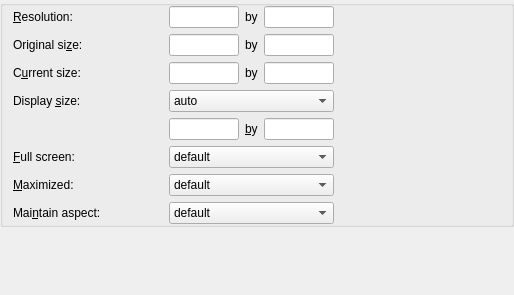
<?xml version="1.0" encoding="UTF-8"?>
<ui version="4.0">
 <class>KPlayerPropertiesSizePage</class>
 <widget class="QFrame" name="KPlayerPropertiesSizePage">
  <property name="geometry">
   <rect>
    <x>0</x>
    <y>0</y>
    <width>514</width>
    <height>295</height>
   </rect>
  </property>
  <property name="frameShape">
   <enum>QFrame::NoFrame</enum>
  </property>
  <property name="frameShadow">
   <enum>QFrame::Plain</enum>
  </property>
  <property name="lineWidth">
   <number>0</number>
  </property>
  <layout class="QGridLayout">
   <item row="0" column="0">
    <widget class="QGroupBox" name="groupBox1">
     <property name="sizePolicy">
      <sizepolicy hsizetype="Preferred" vsizetype="Preferred">
       <horstretch>0</horstretch>
       <verstretch>0</verstretch>
      </sizepolicy>
     </property>
     <layout class="QVBoxLayout">
      <property name="leftMargin">
       <number>10</number>
      </property>
      <item>
       <layout class="QGridLayout">
        <item row="0" column="0">
         <widget class="QLabel" name="l_resolution">
          <property name="toolTip">
           <string>Video resolution in pixels</string>
          </property>
          <property name="whatsThis">
           <string>Property that shows the video resolution in pixels.</string>
          </property>
          <property name="text">
           <string>&amp;Resolution:</string>
          </property>
          <property name="alignment">
           <set>Qt::AlignLeading|Qt::AlignLeft|Qt::AlignVCenter</set>
          </property>
          <property name="wordWrap">
           <bool>false</bool>
          </property>
          <property name="buddy">
           <cstring>c_resolution_width</cstring>
          </property>
         </widget>
        </item>
        <item row="0" column="1">
         <widget class="KLineEdit" name="c_resolution_width">
          <property name="maximumSize">
           <size>
            <width>70</width>
            <height>32767</height>
           </size>
          </property>
          <property name="toolTip">
           <string>Video resolution in pixels</string>
          </property>
          <property name="whatsThis">
           <string>Property that shows the video resolution in pixels.</string>
          </property>
          <property name="readOnly">
           <bool>true</bool>
          </property>
         </widget>
        </item>
        <item row="0" column="2">
         <widget class="QLabel" name="l_resolution_by">
          <property name="toolTip">
           <string>Video resolution in pixels</string>
          </property>
          <property name="whatsThis">
           <string>Property that shows the video resolution in pixels.</string>
          </property>
          <property name="text">
           <string>by</string>
          </property>
          <property name="alignment">
           <set>Qt::AlignLeading|Qt::AlignLeft|Qt::AlignVCenter</set>
          </property>
          <property name="wordWrap">
           <bool>false</bool>
          </property>
         </widget>
        </item>
        <item row="0" column="3">
         <widget class="KLineEdit" name="c_resolution_height">
          <property name="maximumSize">
           <size>
            <width>70</width>
            <height>32767</height>
           </size>
          </property>
          <property name="toolTip">
           <string>Video resolution in pixels</string>
          </property>
          <property name="whatsThis">
           <string>Property that shows the video resolution in pixels.</string>
          </property>
          <property name="readOnly">
           <bool>true</bool>
          </property>
         </widget>
        </item>
        <item row="1" column="0">
         <widget class="QLabel" name="l_original_size">
          <property name="toolTip">
           <string>Original video size in pixels</string>
          </property>
          <property name="whatsThis">
           <string>Property that shows the original video size in pixels.</string>
          </property>
          <property name="text">
           <string>Original si&amp;ze:</string>
          </property>
          <property name="alignment">
           <set>Qt::AlignLeading|Qt::AlignLeft|Qt::AlignVCenter</set>
          </property>
          <property name="wordWrap">
           <bool>false</bool>
          </property>
          <property name="buddy">
           <cstring>c_original_width</cstring>
          </property>
         </widget>
        </item>
        <item row="1" column="1">
         <widget class="KLineEdit" name="c_original_width">
          <property name="maximumSize">
           <size>
            <width>70</width>
            <height>32767</height>
           </size>
          </property>
          <property name="toolTip">
           <string>Original video size in pixels</string>
          </property>
          <property name="whatsThis">
           <string>Property that shows the original video size in pixels.</string>
          </property>
          <property name="readOnly">
           <bool>true</bool>
          </property>
         </widget>
        </item>
        <item row="1" column="2">
         <widget class="QLabel" name="l_original_by">
          <property name="toolTip">
           <string>Original video size in pixels</string>
          </property>
          <property name="whatsThis">
           <string>Property that shows the original video size in pixels.</string>
          </property>
          <property name="text">
           <string>by</string>
          </property>
          <property name="alignment">
           <set>Qt::AlignLeading|Qt::AlignLeft|Qt::AlignVCenter</set>
          </property>
          <property name="wordWrap">
           <bool>false</bool>
          </property>
         </widget>
        </item>
        <item row="1" column="3">
         <widget class="KLineEdit" name="c_original_height">
          <property name="maximumSize">
           <size>
            <width>70</width>
            <height>32767</height>
           </size>
          </property>
          <property name="toolTip">
           <string>Original video size in pixels</string>
          </property>
          <property name="whatsThis">
           <string>Property that shows the original video size in pixels.</string>
          </property>
          <property name="readOnly">
           <bool>true</bool>
          </property>
         </widget>
        </item>
        <item row="2" column="0">
         <widget class="QLabel" name="l_current_size">
          <property name="toolTip">
           <string>Current video size in pixels</string>
          </property>
          <property name="whatsThis">
           <string>Property that shows the current video size in pixels.</string>
          </property>
          <property name="text">
           <string>C&amp;urrent size:</string>
          </property>
          <property name="alignment">
           <set>Qt::AlignLeading|Qt::AlignLeft|Qt::AlignVCenter</set>
          </property>
          <property name="wordWrap">
           <bool>false</bool>
          </property>
          <property name="buddy">
           <cstring>c_current_width</cstring>
          </property>
         </widget>
        </item>
        <item row="2" column="1">
         <widget class="KLineEdit" name="c_current_width">
          <property name="maximumSize">
           <size>
            <width>70</width>
            <height>32767</height>
           </size>
          </property>
          <property name="toolTip">
           <string>Current video size in pixels</string>
          </property>
          <property name="whatsThis">
           <string>Property that shows the current video size in pixels.</string>
          </property>
          <property name="readOnly">
           <bool>true</bool>
          </property>
         </widget>
        </item>
        <item row="2" column="2">
         <widget class="QLabel" name="l_current_by">
          <property name="toolTip">
           <string>Current video size in pixels</string>
          </property>
          <property name="whatsThis">
           <string>Property that shows the current video size in pixels.</string>
          </property>
          <property name="text">
           <string>by</string>
          </property>
          <property name="alignment">
           <set>Qt::AlignLeading|Qt::AlignLeft|Qt::AlignVCenter</set>
          </property>
          <property name="wordWrap">
           <bool>false</bool>
          </property>
         </widget>
        </item>
        <item row="2" column="3">
         <widget class="KLineEdit" name="c_current_height">
          <property name="maximumSize">
           <size>
            <width>70</width>
            <height>32767</height>
           </size>
          </property>
          <property name="toolTip">
           <string>Current video size in pixels</string>
          </property>
          <property name="whatsThis">
           <string>Property that shows the current video size in pixels.</string>
          </property>
          <property name="readOnly">
           <bool>true</bool>
          </property>
         </widget>
        </item>
        <item row="3" column="0">
         <widget class="QLabel" name="l_display_size">
          <property name="toolTip">
           <string>Initial video display size or aspect</string>
          </property>
          <property name="whatsThis">
           <string>Option to set initial video display size or aspect. Auto will choose the minimum of the native video size, available screen width or height. Set Size allows you to set a specific size, and Set Aspect lets you set a specific aspect. It is easier to set this property by resizing KPlayer window or choosing a size or aspect option from View menu while holding the Shift key down.</string>
          </property>
          <property name="text">
           <string>Display &amp;size:</string>
          </property>
          <property name="alignment">
           <set>Qt::AlignLeading|Qt::AlignLeft|Qt::AlignVCenter</set>
          </property>
          <property name="wordWrap">
           <bool>false</bool>
          </property>
          <property name="buddy">
           <cstring>c_display_size</cstring>
          </property>
         </widget>
        </item>
        <item row="3" column="1" colspan="3">
         <widget class="QComboBox" name="c_display_size">
          <property name="toolTip">
           <string>Initial video display size or aspect</string>
          </property>
          <property name="whatsThis">
           <string>Option to set initial video display size or aspect. Auto will choose the minimum of the native video size, available screen width or height. Set Size allows you to set a specific size, and Set Aspect lets you set a specific aspect. It is easier to set this property by resizing KPlayer window or choosing a size or aspect option from View menu while holding the Shift key down.</string>
          </property>
          <item>
           <property name="text">
            <string>auto</string>
           </property>
          </item>
          <item>
           <property name="text">
            <string>set size</string>
           </property>
          </item>
          <item>
           <property name="text">
            <string>set aspect</string>
           </property>
          </item>
         </widget>
        </item>
        <item row="4" column="1">
         <widget class="KLineEdit" name="c_display_width">
          <property name="maximumSize">
           <size>
            <width>70</width>
            <height>32767</height>
           </size>
          </property>
          <property name="toolTip">
           <string>Initial video display size or aspect</string>
          </property>
          <property name="whatsThis">
           <string>Option to set initial video display size or aspect. Auto will choose the minimum of the native video size, available screen width or height. Set Size allows you to set a specific size, and Set Aspect lets you set a specific aspect. It is easier to set this property by resizing KPlayer window or choosing a size or aspect option from View menu while holding the Shift key down.</string>
          </property>
         </widget>
        </item>
        <item row="4" column="2">
         <widget class="QLabel" name="l_display_by">
          <property name="toolTip">
           <string>Initial video display size or aspect</string>
          </property>
          <property name="whatsThis">
           <string>Option to set initial video display size or aspect. Auto will choose the minimum of the native video size, available screen width or height. Set Size allows you to set a specific size, and Set Aspect lets you set a specific aspect. It is easier to set this property by resizing KPlayer window or choosing a size or aspect option from View menu while holding the Shift key down.</string>
          </property>
          <property name="text">
           <string>&amp;by</string>
          </property>
          <property name="alignment">
           <set>Qt::AlignLeading|Qt::AlignLeft|Qt::AlignVCenter</set>
          </property>
          <property name="wordWrap">
           <bool>false</bool>
          </property>
          <property name="buddy">
           <cstring>c_display_height</cstring>
          </property>
         </widget>
        </item>
        <item row="4" column="3">
         <widget class="KLineEdit" name="c_display_height">
          <property name="maximumSize">
           <size>
            <width>70</width>
            <height>32767</height>
           </size>
          </property>
          <property name="toolTip">
           <string>Initial video display size or aspect</string>
          </property>
          <property name="whatsThis">
           <string>Option to set initial video display size or aspect. Auto will choose the minimum of the native video size, available screen width or height. Set Size allows you to set a specific size, and Set Aspect lets you set a specific aspect. It is easier to set this property by resizing KPlayer window or choosing a size or aspect option from View menu while holding the Shift key down.</string>
          </property>
         </widget>
        </item>
        <item row="5" column="0">
         <widget class="QLabel" name="l_full_screen">
          <property name="toolTip">
           <string>Initial full screen window state</string>
          </property>
          <property name="whatsThis">
           <string>Option to choose whether to start playing this file in a full screen window. Default does not change the window state for this file. It is easier to set this property by switching to full screen or restoring KPlayer window while holding the Shift key down.</string>
          </property>
          <property name="text">
           <string>&amp;Full screen:</string>
          </property>
          <property name="alignment">
           <set>Qt::AlignLeading|Qt::AlignLeft|Qt::AlignVCenter</set>
          </property>
          <property name="wordWrap">
           <bool>false</bool>
          </property>
          <property name="buddy">
           <cstring>c_full_screen</cstring>
          </property>
         </widget>
        </item>
        <item row="5" column="1" colspan="3">
         <widget class="QComboBox" name="c_full_screen">
          <property name="toolTip">
           <string>Initial full screen window state</string>
          </property>
          <property name="whatsThis">
           <string>Option to choose whether to start playing this file in a full screen window. Default does not change the window state for this file. It is easier to set this property by switching to full screen or restoring KPlayer window while holding the Shift key down.</string>
          </property>
          <item>
           <property name="text">
            <string>default</string>
           </property>
          </item>
          <item>
           <property name="text">
            <string>yes</string>
           </property>
          </item>
          <item>
           <property name="text">
            <string>no</string>
           </property>
          </item>
         </widget>
        </item>
        <item row="6" column="0">
         <widget class="QLabel" name="l_maximized">
          <property name="toolTip">
           <string>Initial maximized window state</string>
          </property>
          <property name="whatsThis">
           <string>Option to choose whether to start playing this file in a maximized or normal window. Default does not change the window state for this file. If the full screen option is also set, it will take precedence. It is easier to set this property by maximizing or restoring the KPlayer window while holding the Shift key down.</string>
          </property>
          <property name="text">
           <string>&amp;Maximized:</string>
          </property>
          <property name="alignment">
           <set>Qt::AlignLeading|Qt::AlignLeft|Qt::AlignVCenter</set>
          </property>
          <property name="wordWrap">
           <bool>false</bool>
          </property>
          <property name="buddy">
           <cstring>c_maximized</cstring>
          </property>
         </widget>
        </item>
        <item row="6" column="1" colspan="3">
         <widget class="QComboBox" name="c_maximized">
          <property name="toolTip">
           <string>Initial maximized window state</string>
          </property>
          <property name="whatsThis">
           <string>Option to choose whether to start playing this file in a maximized or normal window. Default does not change the window state for this file. If the full screen option is also set, it will take precedence. It is easier to set this property by maximizing or restoring the KPlayer window while holding the Shift key down.</string>
          </property>
          <item>
           <property name="text">
            <string>default</string>
           </property>
          </item>
          <item>
           <property name="text">
            <string>yes</string>
           </property>
          </item>
          <item>
           <property name="text">
            <string>no</string>
           </property>
          </item>
         </widget>
        </item>
        <item row="7" column="0">
         <widget class="QLabel" name="l_maintain_aspect">
          <property name="minimumSize">
           <size>
            <width>150</width>
            <height>0</height>
           </size>
          </property>
          <property name="toolTip">
           <string>Maintain video aspect when resizing window</string>
          </property>
          <property name="whatsThis">
           <string>Option to maintain video aspect when resizing the KPlayer window. Default leaves the maintain aspect option unchanged for this file. It is easier to set this property by clicking the Maintain Aspect button on the main KPlayer toolbar while holding the Shift key down.</string>
          </property>
          <property name="text">
           <string>Mai&amp;ntain aspect:</string>
          </property>
          <property name="alignment">
           <set>Qt::AlignLeading|Qt::AlignLeft|Qt::AlignVCenter</set>
          </property>
          <property name="wordWrap">
           <bool>false</bool>
          </property>
          <property name="buddy">
           <cstring>c_maintain_aspect</cstring>
          </property>
         </widget>
        </item>
        <item row="7" column="1" colspan="3">
         <widget class="QComboBox" name="c_maintain_aspect">
          <property name="toolTip">
           <string>Maintain video aspect when resizing window</string>
          </property>
          <property name="whatsThis">
           <string>Option to maintain video aspect when resizing the KPlayer window. Default leaves the maintain aspect option unchanged for this file. It is easier to set this property by clicking the Maintain Aspect button on the main KPlayer toolbar while holding the Shift key down.</string>
          </property>
          <item>
           <property name="text">
            <string>default</string>
           </property>
          </item>
          <item>
           <property name="text">
            <string>yes</string>
           </property>
          </item>
          <item>
           <property name="text">
            <string>no</string>
           </property>
          </item>
         </widget>
        </item>
        <item row="4" column="4">
         <spacer name="horizontalSpacer">
          <property name="orientation">
           <enum>Qt::Horizontal</enum>
          </property>
          <property name="sizeHint" stdset="0">
           <size>
            <width>40</width>
            <height>20</height>
           </size>
          </property>
         </spacer>
        </item>
       </layout>
      </item>
     </layout>
    </widget>
   </item>
   <item row="1" column="0">
    <spacer name="verticalSpacer">
     <property name="orientation">
      <enum>Qt::Vertical</enum>
     </property>
     <property name="sizeHint" stdset="0">
      <size>
       <width>20</width>
       <height>40</height>
      </size>
     </property>
    </spacer>
   </item>
  </layout>
 </widget>
 <layoutdefault spacing="6" margin="0"/>
 <customwidgets>
  <customwidget>
   <class>KLineEdit</class>
   <extends>QLineEdit</extends>
   <header>klineedit.h</header>
  </customwidget>
 </customwidgets>
 <resources/>
 <connections/>
</ui>
